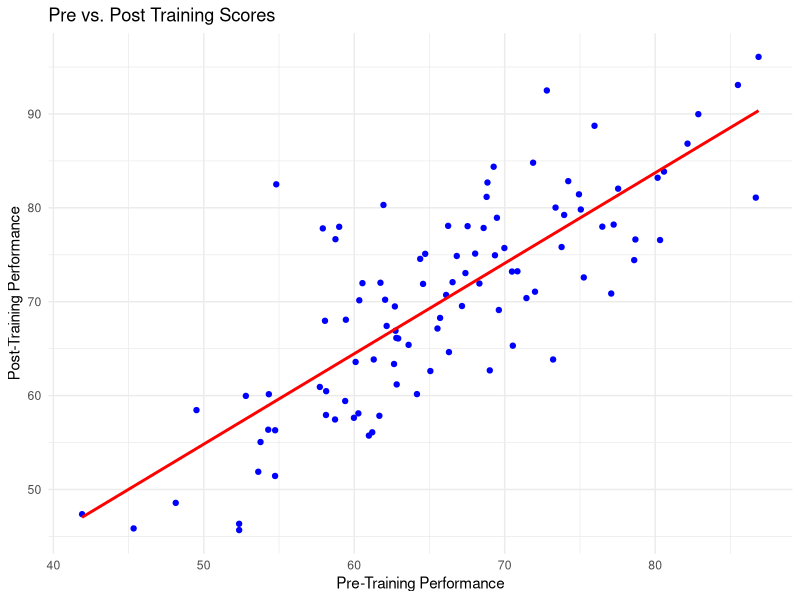
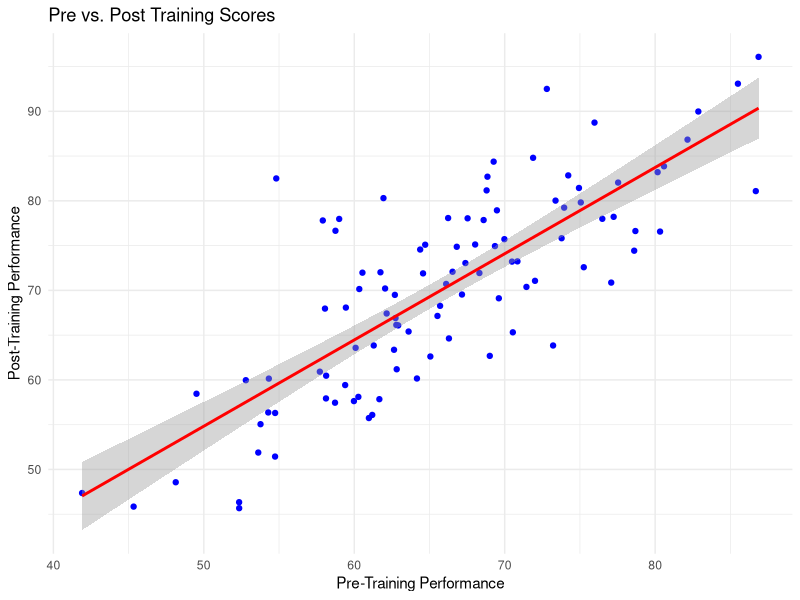
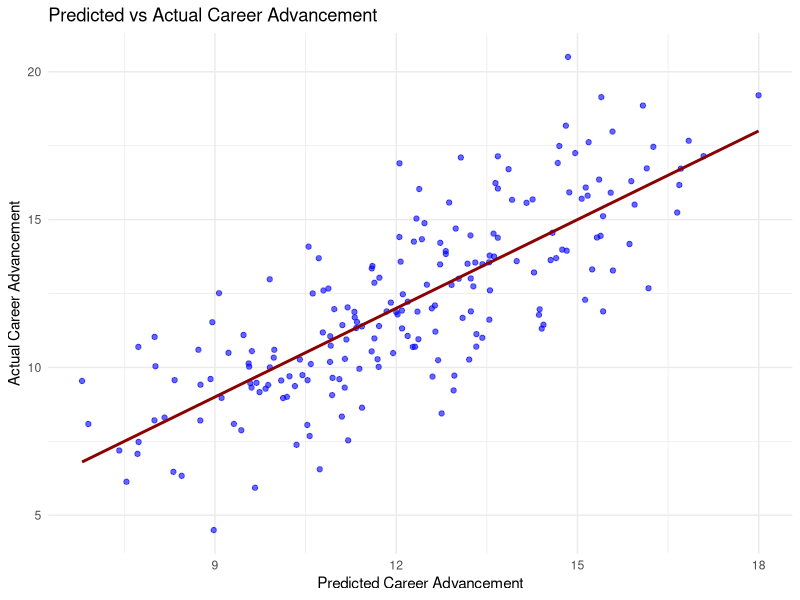

Write R code to recreate these figures, in order.
# Load necessary packages
library(ggplot2)
set.seed(123)  # For reproducibility

# Simulate data
n_employees <- 100
pre_training <- rnorm(n_employees, mean = 65, sd = 10)
post_training <- pre_training + rnorm(n_employees, mean = 5, sd = 7)

# Create a data frame
training_data <- data.frame(
  EmployeeID = 1:n_employees,
  PreTrainingScore = pre_training,
  PostTrainingScore = post_training,
  Improvement = post_training - pre_training
)

training_data

# Paired t-test
t_test_result <- t.test(training_data$PostTrainingScore, training_data$PreTrainingScore, paired = TRUE)

# Print results
print(t_test_result)

# Plot the results
ggplot(training_data, aes(x = PreTrainingScore, y = PostTrainingScore)) +
  geom_point(color = "blue") +
  geom_smooth(method = "lm", se = FALSE, color = "red") +
  labs(title = "Pre vs. Post Training Scores",
       x = "Pre-Training Performance",
       y = "Post-Training Performance") +
  theme_minimal()


# Plot the results
ggplot(training_data, aes(x = PreTrainingScore, y = PostTrainingScore)) +
  geom_point(color = "blue") +
  geom_smooth(method = "lm", se = TRUE, color = "red") +
  labs(title = "Pre vs. Post Training Scores",
       x = "Pre-Training Performance",
       y = "Post-Training Performance") +
  theme_minimal()


# EXAMPLE 2

# Load libraries
library(ggplot2)
set.seed(42)  # For reproducibility

# Simulate dataset
n <- 200

# Training participation: binary (1 = participated, 0 = not)
TrainingParticipation <- rbinom(n, 1, 0.6)

# Motivation score: continuous, 1 to 5
Motivation <- round(runif(n, min = 2.5, max = 5), 2)

# Manager support score: continuous, 1 to 5
ManagerSupport <- round(runif(n, min = 2, max = 5), 2)

# Simulate Career Advancement (as a continuous outcome, like growth index or rating)
# Assumed effects: Training = +1.5, Motivation = +2, ManagerSupport = +1.2
# Add some random noise
CareerAdvancement <- 1.5 * TrainingParticipation + 
  2.0 * Motivation + 
  1.2 * ManagerSupport + 
  rnorm(n, mean = 0, sd = 2)

# Create data frame
long_term_data <- data.frame(
  CareerAdvancement,
  TrainingParticipation,
  Motivation,
  ManagerSupport
)


long_term_data

# Fit the linear model
model <- lm(CareerAdvancement ~ TrainingParticipation + Motivation + ManagerSupport, data = long_term_data)
summary(model)
predict(model)

# Predict values and plot
long_term_data$Predicted <- predict(model)

ggplot(long_term_data, aes(x = Predicted, y = CareerAdvancement)) +
  geom_point(color = "blue", alpha = 0.6) +
  geom_smooth(method = "lm", se = FALSE, color = "darkred") +
  labs(title = "Predicted vs Actual Career Advancement",
       x = "Predicted Career Advancement",
       y = "Actual Career Advancement") +
  theme_minimal()


CareerAdvancementBinary <- ifelse(CareerAdvancement > median(CareerAdvancement), 1, 0)
log_model <- glm(CareerAdvancementBinary ~ TrainingParticipation + Motivation + ManagerSupport, 
                 data = long_term_data, family = "binomial")
summary(log_model)





